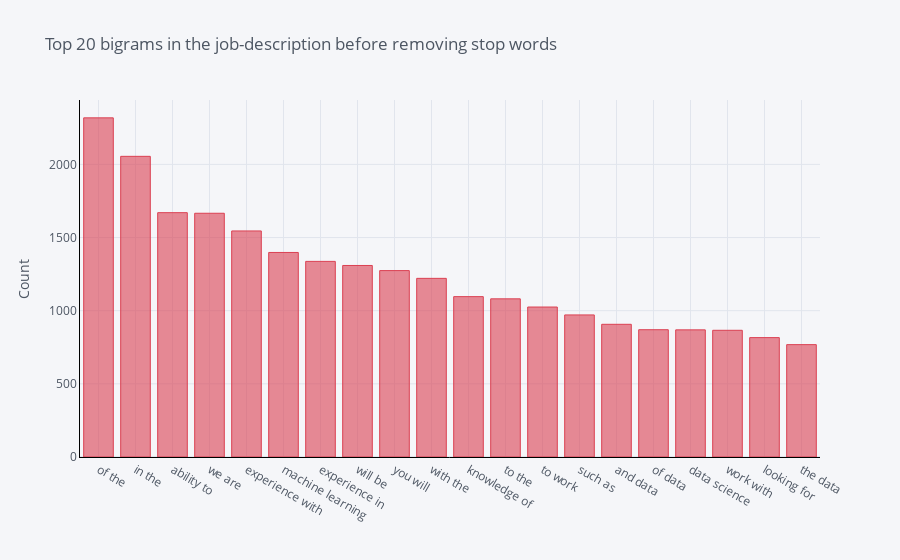

The notebook cell saved with this chart:
### Markdown cell above
# EDA Task 3 : To find the distribution of top bigrams before removing stop words

### Code cell
#The distribution of top bigrams before removing stop words
def get_top_n_bigram(corpus, n=None):
    vec = CountVectorizer(ngram_range=(2, 2)).fit(corpus)
    bag_of_words = vec.transform(corpus)
    sum_words = bag_of_words.sum(axis=0) 
    words_freq = [(word, sum_words[0, idx]) for word, idx in vec.vocabulary_.items()]
    words_freq =sorted(words_freq, key = lambda x: x[1], reverse=True)
    return words_freq[:n]
common_words = get_top_n_bigram(df['description'], 20)
# for word, freq in common_words:
#     print(word, freq)
df3 = pd.DataFrame(common_words, columns = ['description' , 'count'])
df3.groupby('description').sum()['count'].sort_values(ascending=False).iplot(
    kind='bar', yTitle='Count', linecolor='black',colors='Red', title='Top 20 bigrams in the job-description before removing stop words')

### Figure 1 — Plotly figure (JSON) as saved in the notebook; plotly's stock layout.template omitted (floating-point values rounded to 4 significant figures)
{"data": [{"marker": {"color": "rgba(219, 64, 82, 0.6)", "line": {"color": "rgba(219, 64, 82, 1.0)", "width": 1}}, "name": "count", "orientation": "v", "text": "", "type": "bar", "x": ["of the", "in the", "ability to", "we are", "experience with", "machine learning", "experience in", "will be", "you will", "with the", "knowledge of", "to the", "to work", "such as", "and data", "of data", "data science", "work with", "looking for", "the data"], "y": [2318, 2055, 1670, 1666, 1545, 1398, 1337, 1309, 1274, 1221, 1096, 1081, 1025, 971, 907, 870, 869, 866, 816, 768]}], "layout": {"legend": {"bgcolor": "#F5F6F9", "font": {"color": "#4D5663"}}, "paper_bgcolor": "#F5F6F9", "plot_bgcolor": "#F5F6F9", "title": {"font": {"color": "#4D5663"}, "text": "Top 20 bigrams in the job-description before removing stop words"}, "xaxis": {"gridcolor": "#E1E5ED", "linecolor": "black", "showgrid": true, "tickfont": {"color": "#4D5663"}, "title": {"font": {"color": "#4D5663"}, "text": ""}, "zerolinecolor": "#E1E5ED"}, "yaxis": {"gridcolor": "#E1E5ED", "linecolor": "black", "showgrid": true, "tickfont": {"color": "#4D5663"}, "title": {"font": {"color": "#4D5663"}, "text": "Count"}, "zerolinecolor": "#E1E5ED"}}}
